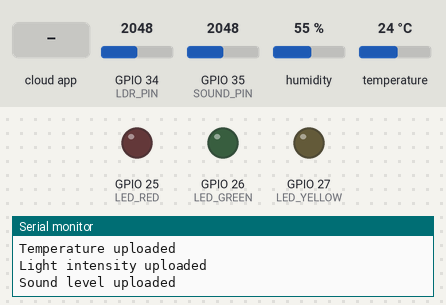
A sketch run on a simulated ESP32. On the bench: output pins drawn as LEDs (lit = HIGH), the last lines printed to the serial monitor. The inputs (shaded band) are chosen by the test bench; at power-on: GPIO 34 (LDR_PIN) = 2048, GPIO 35 (SOUND_PIN) = 2048, humidity 55 %, temperature 24 °C. WiFi joins after 1.5 s; servers stay silent unless stated; the Firebase database answers and starts empty.

Above: at 3.2 s.
3.3 s: the phone or cloud app sets den1 to 1
At 9.7 s:
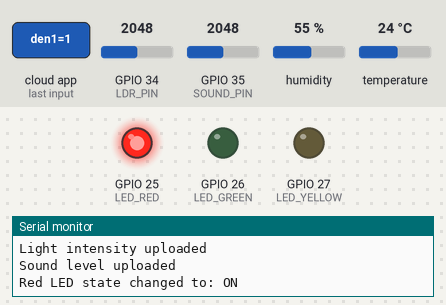
10.0 s: the phone or cloud app sets loa to 1
At 15.2 s:
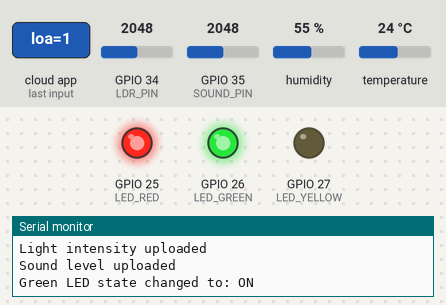
16.0 s: the phone or cloud app sets maylanh to 1
At 21.8 s:
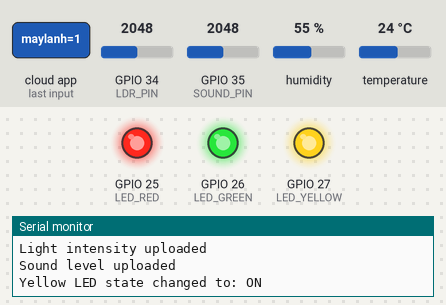
22.1 s: the phone or cloud app sets den1 to 0
At 27.4 s:
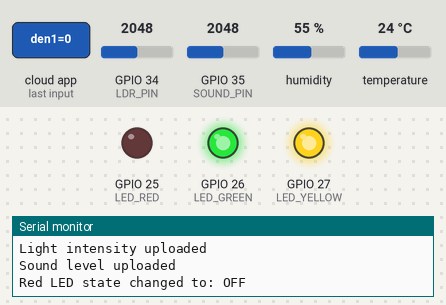
27.7 s: the phone or cloud app sets loa to 0
At 33.0 s:
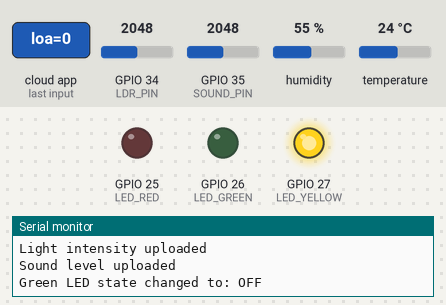
33.7 s: the phone or cloud app sets den1 to 1
At 39.4 s:
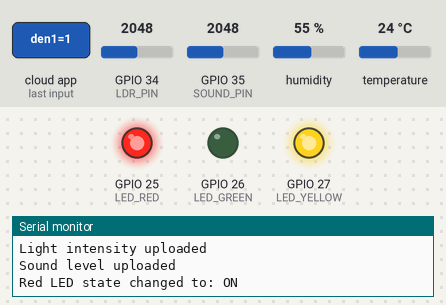
Timing chart, 0 to 40.5 s (numbered marks = the images above; inputs shaded):
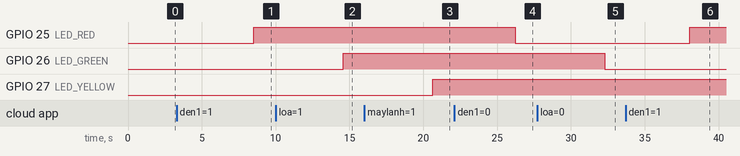

The sketch:

esp32.ino
```cpp
#include <WiFi.h>
#include <FirebaseESP32.h>
#include <DHT.h>

// WiFi Config
#define WIFI_SSID       "Dak"
#define WIFI_PASSWORD   "12345678"

// Firebase Config
#define FIREBASE_HOST   "https://tttt-1e85d-default-rtdb.firebaseio.com/"
#define FIREBASE_AUTH   "yqvjUPNvb7v8yh6BRvIJRWXwWiUtgqL1kFZ9hSpy"

// DHT22 Sensor
#define DHTPIN          15
#define DHTTYPE         DHT22
DHT dht(DHTPIN, DHTTYPE);

// LED Pins
#define LED_RED         25
#define LED_GREEN       26
#define LED_YELLOW      27

// Sound Sensor
#define SOUND_PIN       35

// LDR Sensor
#define LDR_PIN         34

// Firebase Objects
FirebaseData firebaseData;
FirebaseConfig firebaseConfig;
FirebaseAuth firebaseAuth;

// LED States
int previousStates[3] = {0, 0, 0}; // Red, Green, Yellow


void setup() {
    Serial.begin(115200);

    // Initialize sensors
    dht.begin();

    // Configure LED pins
    pinMode(LED_RED, OUTPUT);
    pinMode(LED_GREEN, OUTPUT);
    pinMode(LED_YELLOW, OUTPUT);

    // Connect to WiFi
    WiFi.begin(WIFI_SSID, WIFI_PASSWORD);
    while (WiFi.status() != WL_CONNECTED) {
        Serial.println("Attempting to connect to WiFi...");
        delay(1000);
    }
    Serial.println("WiFi connected successfully");

    // Firebase configuration
    firebaseConfig.database_url = FIREBASE_HOST;
    firebaseConfig.signer.tokens.legacy_token = FIREBASE_AUTH;

    Firebase.begin(&firebaseConfig, &firebaseAuth);
    Firebase.reconnectWiFi(true);
}


// Read Sensors

float readLDR() {
    return convertADCToLux(analogRead(LDR_PIN));
}

float convertADCToLux(int adcValue) {
    // Map ADC value (0–4095) to a lux range (0–1000)
    return map(adcValue, 0, 4095, 0, 1000);
}

float readSoundLevel() {
    return analogRead(SOUND_PIN);
}


// Loop

void loop() {
    float temperature = dht.readTemperature();
    float lightLevel  = readLDR();
    float soundLevel  = readSoundLevel();

    uploadSensorData(temperature, lightLevel, soundLevel);
    updateLEDState();

    delay(5000);
}


// Upload Sensor Data to Firebase

void uploadSensorData(float temperature, float lightLevel, float soundLevel) {
    if (Firebase.ready()) {
        if (Firebase.setFloat(firebaseData, "/phong1/Nhietdo", temperature)) {
            Serial.println("Temperature uploaded");
        } else {
            Serial.printf("Error uploading temperature: %s\n", firebaseData.errorReason().c_str());
        }

        if (Firebase.setFloat(firebaseData, "/phong1/Cdas", lightLevel)) {
            Serial.println("Light intensity uploaded");
        } else {
            Serial.printf("Error uploading light intensity: %s\n", firebaseData.errorReason().c_str());
        }

        if (Firebase.setFloat(firebaseData, "/phong1/Volume", soundLevel)) {
            Serial.println("Sound level uploaded");
        } else {
            Serial.printf("Error uploading sound level: %s\n", firebaseData.errorReason().c_str());
        }
    } else {
        Serial.println("Firebase not ready");
    }
}


// Update LED State from Firebase

void updateLEDState() {
    const char* firebasePaths[] = {
        "/thietbi2/den1",
        "/thietbi3/loa",
        "/thietbi1/maylanh"
    };

    const int ledPins[] = {
        LED_RED,
        LED_GREEN,
        LED_YELLOW
    };

    const char* ledNames[] = {
        "Red LED",
        "Green LED",
        "Yellow LED"
    };

    for (int i = 0; i < 3; i++) {
        controlLED(firebasePaths[i], ledPins[i], ledNames[i], i);
    }
}


// Control Individual LED

void controlLED(const char* firebasePath, int ledPin, const char* ledName, int index) {
    if (Firebase.getString(firebaseData, firebasePath)) {
        String newState = firebaseData.stringData();

        if (newState == "1" && previousStates[index] != 1) {
            digitalWrite(ledPin, HIGH);
            previousStates[index] = 1;
            Serial.printf("%s state changed to: ON\n", ledName);
        }
        else if (newState == "0" && previousStates[index] != 0) {
            digitalWrite(ledPin, LOW);
            previousStates[index] = 0;
            Serial.printf("%s state changed to: OFF\n", ledName);
        }
    } else {
        Serial.printf("Error reading %s: %s\n", ledName, firebaseData.errorReason().c_str());
    }
}
```

Measured:
- after the input at 3.3 s, GPIO 25 (LED_RED): LOW → HIGH after 5.2 s
- after the input at 10.0 s, GPIO 26 (LED_GREEN): LOW → HIGH after 4.6 s
- after the input at 16.0 s, GPIO 27 (LED_YELLOW): LOW → HIGH after 4.6 s
- after the input at 22.1 s, GPIO 25 (LED_RED): HIGH → LOW after 4.1 s
- after the input at 27.7 s, GPIO 26 (LED_GREEN): HIGH → LOW after 4.6 s
- after the input at 33.7 s, GPIO 25 (LED_RED): LOW → HIGH after 4.3 s
